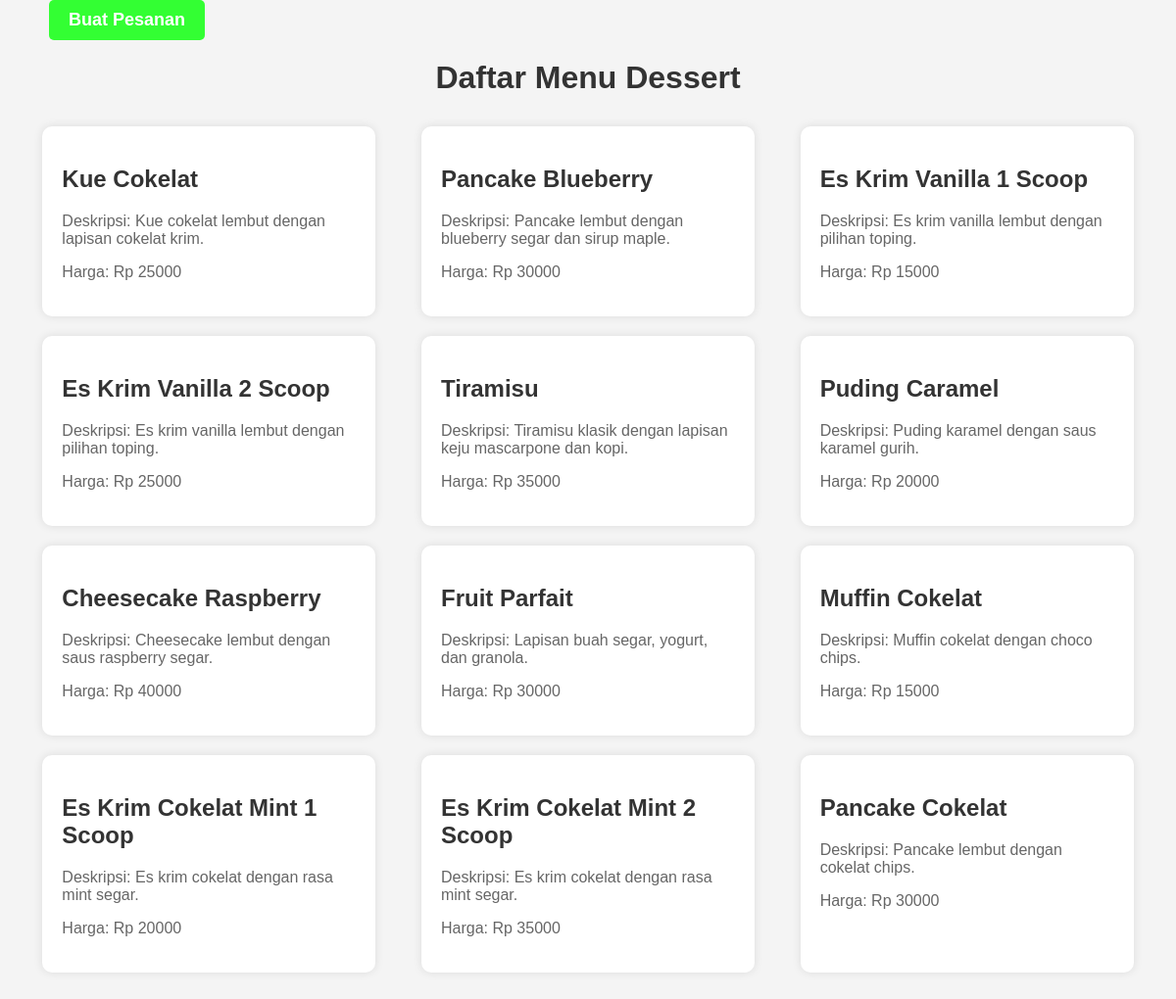
Page /menu.php on the committed database.
### tables this page shows
CREATE TABLE `menu` (
  `id_menu` int(11) NOT NULL,
  `nama` varchar(50) NOT NULL,
  `harga` int(11) NOT NULL,
  `deskripsi` varchar(255) NOT NULL
);

### menu.php (the view, shortened to what this page needs)
<?php
require "function.php";
$query = mysqli_query($conn, "SELECT * FROM menu");
while ($row = mysqli_fetch_assoc($query)) {
    $menus[] = $row;
}
?>
<!DOCTYPE html>
<html>
<head>
    <link rel="stylesheet" type="text/css" href="stylemenu.css">
</head>
<a href="daftarpsn.php">Buat Pesanan</a>
<body>
    <h1>Daftar Menu Dessert</h1>
    <ul>
        <?php foreach ($menus as $menu) : ?>
            <li>
                <h2><?= $menu["nama"] ?></h2>
                <p>Deskripsi: <?= $menu["deskripsi"] ?>.</p>
                <p>Harga: Rp <?= $menu["harga"] ?></p>
            </li>
        <?php endforeach ?>
    </ul>
</body>
</html>

### stylemenu.css (style rules this page uses)
body { font-family: Arial, sans-serif; background-color: #f4f4f4; margin: 0; padding: 0; }
h1 { text-align: center; margin-top: 20px; color: #333; }
ul { list-style: none; padding: 0; margin: 20px; display: flex; flex-wrap: wrap; justify-content: space-around; }
li { background-color: #fff; box-shadow: 0 0 10px rgba(0, 0, 0, 0.1); border-radius: 10px; width: 300px; padding: 20px; margin: 10px; }
h2 { color: #333; }
p { color: #666; }
a { margin: top 100px; display: inline-block; padding: 10px 20px; margin-left: 50px; background-color: #33ff33; color: #fff; text-decoration: none; font-weight: bold; font-size: 18px; border-radius: 5px; transition: background-color 0.3s ease; }

### rows in the picture
menu: nama "Kue Cokelat", deskripsi "Kue cokelat lembut dengan lapisan cokelat krim", harga "25000"
menu: nama "Pancake Blueberry", deskripsi "Pancake lembut dengan blueberry segar dan sirup maple", harga "30000"
menu: nama "Es Krim Vanilla 1 Scoop", deskripsi "Es krim vanilla lembut dengan pilihan toping", harga "15000"
menu: nama "Es Krim Vanilla 2 Scoop", deskripsi "Es krim vanilla lembut dengan pilihan toping", harga "25000"
menu: nama "Tiramisu", deskripsi "Tiramisu klasik dengan lapisan keju mascarpone dan kopi", harga "35000"
menu: nama "Puding Caramel", deskripsi "Puding karamel dengan saus karamel gurih", harga "20000"
menu: nama "Cheesecake Raspberry", deskripsi "Cheesecake lembut dengan saus raspberry segar", harga "40000"
menu: nama "Fruit Parfait", deskripsi "Lapisan buah segar, yogurt, dan granola", harga "30000"
menu: nama "Muffin Cokelat", deskripsi "Muffin cokelat dengan choco chips", harga "15000"
menu: nama "Es Krim Cokelat Mint 1 Scoop", deskripsi "Es krim cokelat dengan rasa mint segar", harga "20000"
menu: nama "Es Krim Cokelat Mint 2 Scoop", deskripsi "Es krim cokelat dengan rasa mint segar", harga "35000"
menu: nama "Pancake Cokelat", deskripsi "Pancake lembut dengan cokelat chips", harga "30000"
